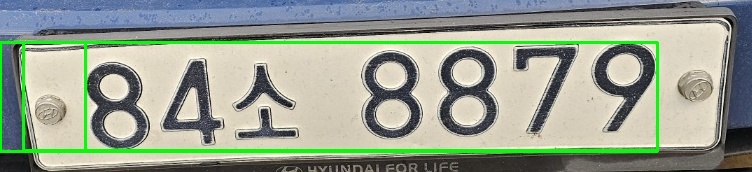
#> input picture result.jpg, 752 x 172 px
$ python -i car_ocr.py   (imports and definitions only)
#> lines starting #> are read from the running program, lines starting #| are printed output that depends on the picture; after the words box and inside, x2 and y2 are one past the last pixel; in counts of white or black regions, pixels touching at a corner belong together
#> further down, picture is the input picture: shape (172, 752, 3); mean B, G, R 144.7, 160.3, 150.8
import cv2
import numpy as np
import pytesseract
import sys, os
import json

pytesseract.pytesseract.tesseract_cmd = r'C:\Program Files\Tesseract-OCR\tesseract.exe'

def detect_license_plate(image):
    # 1. 컬러 영상을 GrayScale 영상으로 변환
    gray = cv2.cvtColor(image, cv2.COLOR_BGR2GRAY)

    # 2. 노이즈 제거를 위한 Gaussian Blurring과 Morphology 연산 수행
    structuring_element = cv2.getStructuringElement(cv2.MORPH_RECT, (3, 3))
    top_hat = cv2.morphologyEx(gray, cv2.MORPH_TOPHAT, structuring_element)
    black_hat = cv2.morphologyEx(gray, cv2.MORPH_BLACKHAT, structuring_element)
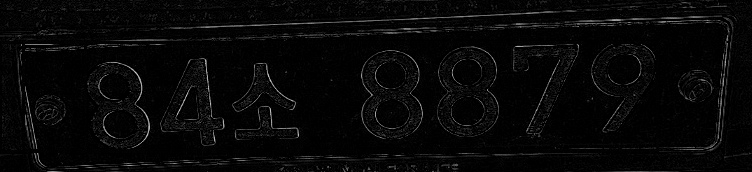
#> black_hat: shape (172, 752); min 0, max 207, mean 7.7
    enhanced = cv2.add(gray, top_hat)
    enhanced = cv2.subtract(enhanced, black_hat)
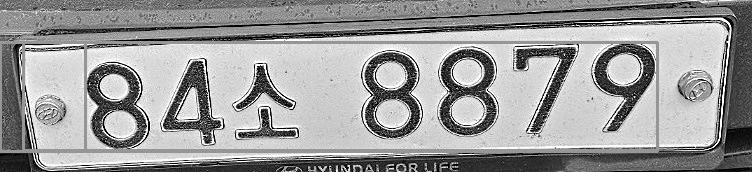
#> enhanced: shape (172, 752); min 0, max 255, mean 155
    blurred = cv2.GaussianBlur(enhanced, (5, 5), 2)
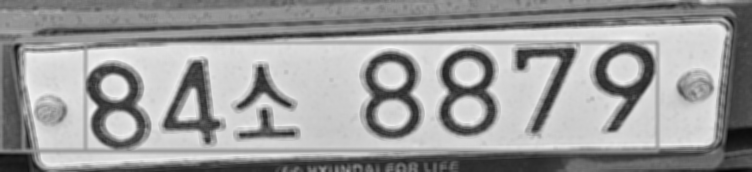
#> blurred: shape (172, 752); min 6, max 245, mean 155

    # 3. Adaptive Thresholding(적응형 이진화) 수행
    threshold = cv2.adaptiveThreshold(blurred, 255, cv2.ADAPTIVE_THRESH_MEAN_C, cv2.THRESH_BINARY, 91, 3)
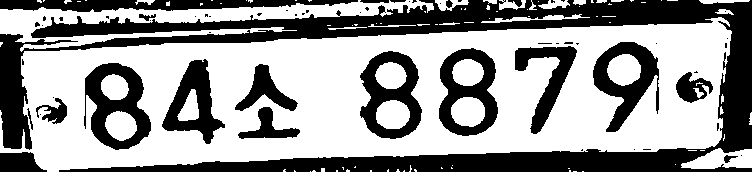
#> threshold: shape (172, 752); 59.5% white; 60 black regions (40 under 20 px)

    # 4. Edge 검출 및 Contour 그리기
    contours, _ = cv2.findContours(threshold, cv2.RETR_LIST, cv2.CHAIN_APPROX_SIMPLE)
#> contours = 150 contours, 110 with area under 20; largest, box (x1, y1, x2, y2) and area: (0, 17, 732, 172) 84234, (0, 0, 434, 52) 6344, (83, 62, 152, 151) 4388, (359, 50, 423, 140) 4292, (438, 47, 499, 137) 4274

    height, width = gray.shape
#> height = 172; width = 752
    contour_result = np.zeros((height, width, 1), dtype=np.uint8)
    cv2.drawContours(contour_result, contours, -1, (255, 255, 255))
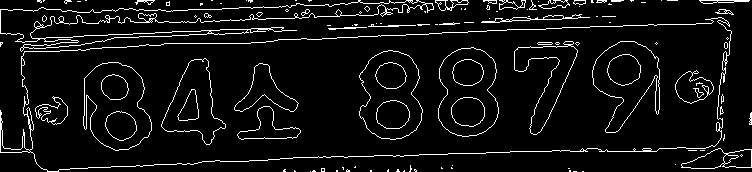
#> contour_result: shape (172, 752, 1); 6.6% white in thin lines or dots

    # 5. 번호판 글자로 추정되는 객체만 분류
    cnt_dict = []
    for contour in contours:
        x, y, w, h = cv2.boundingRect(contour)
        area = w * h
        ratio = w / h

        # 번호판 특성 조건
        if area > 100 and w > 4 and h > 2 and 0.25 < ratio < 0.9:
            cnt_dict.append({'contour': contour, 'x': x, 'y': y, 'w': w, 'h': h, 'cx': x + (w / 2), 'cy': y + (h / 2)})
#> this loop made 150 passes
#> (x, y, w, h, area, ratio) on passes 22, 25, 28, 31, 33, 35, 36, 37, 38, 39, 40, 41: (409, 165, 3, 7, 21, 0.429), (723, 154, 16, 10, 160, 1.6), (642, 148, 10, 3, 30, 3.33), (681, 148, 71, 21, 1491, 3.38), (716, 122, 4, 10, 40, 0.4), (749, 112, 3, 13, 39, 0.231), (105, 111, 32, 30, 960, 1.07), (26, 107, 8, 24, 192, 0.333), (237, 106, 64, 34, 2176, 1.88), (720, 106, 4, 9, 36, 0.444), (376, 100, 34, 29, 986, 1.17), (35, 97, 33, 28, 924, 1.18)
#> after the loop, cnt_dict = 8 items

    # 6. 객체 간의 거리가 일정한 간격으로 연속되었다면 번호판으로 판단
    def find_character_contours(cnt_list):
        result = []
        for item1 in cnt_list:
            matches = []
            for item2 in cnt_list:
                if item1['contour'] is item2['contour']:  # 동일한 contour인 경우만 제외
                    continue

                dx = abs(item1['cx'] - item2['cx'])
                dy = abs(item1['cy'] - item2['cy'])
                distance = np.linalg.norm(np.array([item1['cx'], item1['cy']]) - np.array([item2['cx'], item2['cy']]))
                diag_len = np.sqrt(item1['w'] ** 2 + item1['h'] ** 2)

                # 거리 및 각도 조건
                angle = 90 if dx == 0 else np.degrees(np.arctan(dy / dx))
                if distance < diag_len * 5 and angle < 12:
                    matches.append(item2)

            matches.append(item1)

            if len(matches) < 5:  # 최소 글자 수
                continue

            result.append(matches)
#> this loop made 8 passes
#> after the loop, result = 6 items
        return result

    match_results = find_character_contours(cnt_dict)
#> match_results = 6 items

    # 7. 가장 왼쪽 컨투어의 좌상단 좌표와 가장 오른쪽 컨투어의 우하단 좌표 추출
    plate_candidates = []
    for items in match_results:
        items = sorted(items, key=lambda x: x['cx'])  # x축 기준 정렬
        x_min = min([item['x'] for item in items])
        y_min = min([item['y'] for item in items])
        x_max = max([item['x'] + item['w'] for item in items])
        y_max = max([item['y'] + item['h'] for item in items])
        plate_candidates.append((x_min, y_min, x_max, y_max))
#> this loop made 6 passes
#> x_min on passes 1 to 6: 26, 26, 26, 26, 26, 83
#> after the loop, plate_candidates = [(26, 41, 660, 151), (26, 41, 660, 151), (26, 41, 660, 151), (26, 41, 660, 151), (26, 41, 660, 151), (83, 41, 660, 151)]

    # 8. Rectangle 그리기
    for (x_min, y_min, x_max, y_max) in plate_candidates:
        cv2.rectangle(image, (x_min, y_min), (x_max, y_max), (0, 255, 0), 2)
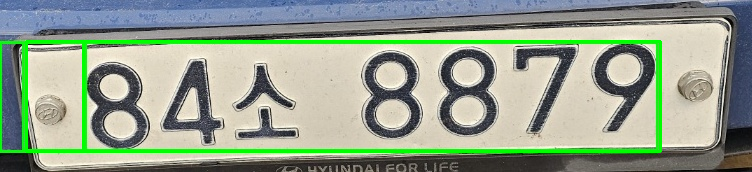
#> image: shape (172, 752, 3); 3.7% of pixels changed, all inside (x1, y1, x2, y2) = (25, 40, 662, 153)

    # 9. 해당 영역을 Crop하고 OCR 수행
    plate_texts = []
    for (x_min, y_min, x_max, y_max) in plate_candidates:
        cropped_plate = gray[y_min:y_max, x_min:x_max]
        ocr_result = pytesseract.image_to_string(cropped_plate, config="--psm 6 --oem 3 -c tessedit_char_whitelist=가나다라마바사아자차카타파하0123456789")  # 번호판 인식
        plate_texts.append(ocr_result.strip())
#> this loop made 1 pass
#> pass 1, in detect_license_plate, `cropped_plate = gray[y_min:y_max, x_min:x_max]`:
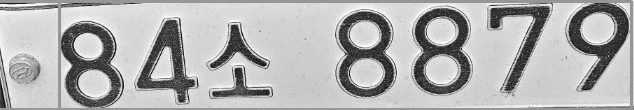
#> cropped_plate: shape (110, 634); min 4, max 254, mean 177.1
#> after the loop, plate_texts = []

    return image, set(plate_texts)

# 테스트
# [18 lines not run here, left out]
    # [4 lines of commented-out code are left out]

>>> import cv2
>>> picture = cv2.imread('result.jpg')
#> (the run stopped early here; a loop or call above may not have finished)
